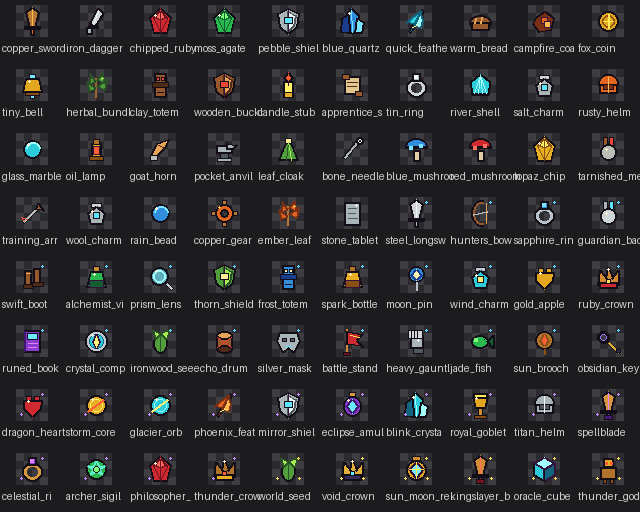
#> input picture dev_tools/collectible_expansion_audit.png, 640 x 512 px
$ python connected_background_remover.py collectible_expansion_audit.png out.png
#> lines starting #> are read from the running program, lines starting #| are printed output that depends on the picture; after the words box and inside, x2 and y2 are one past the last pixel; in counts of white or black regions, pixels touching at a corner belong together
#> in remove_connected_background, array is the input picture: shape (512, 640, 4); mean R, G, B, A 43, 42.6, 43.7, 255
#!/usr/bin/env python3
"""Remove sampled-color backgrounds by radius-expanded connected masking.

This is intended for generated pixel art sheets where the background is a
nearly flat color, but small antialiasing gaps can leave color islands that are
not reachable by ordinary 4/8-neighbor flood fill.

Usage:
  python connected_background_remover.py INPUT OUTPUT
  python connected_background_remover.py INPUT OUTPUT --sample 0,0 --radius 10
  python connected_background_remover.py INPUT OUTPUT --rgb-tolerance 88 --hue-tolerance 0.04
"""

from __future__ import annotations

import argparse
import colorsys
import sys
from dataclasses import dataclass
from pathlib import Path

import numpy as np
from PIL import Image
from scipy import ndimage


@dataclass(frozen=True)
class ConnectedBackgroundOptions:
	sample: tuple[int, int] = (0, 0)
	rgb_tolerance: int = 88
	hue_tolerance: float = 0.04
	expansion_radius: int = 10
	use_hue: bool = True
	min_hue_saturation: float = 0.45
	min_hue_value: float = 0.10
	green_ratio_limit: float = 0.62
	harden_alpha: bool = True


def _rgb_to_hsv_arrays(rgb_float: np.ndarray) -> tuple[np.ndarray, np.ndarray, np.ndarray]:
	red = rgb_float[:, :, 0]
	green = rgb_float[:, :, 1]
	blue = rgb_float[:, :, 2]
	max_channel = np.maximum(np.maximum(red, green), blue)
	min_channel = np.minimum(np.minimum(red, green), blue)
	delta = max_channel - min_channel
	hue = np.zeros_like(max_channel)

	non_gray = delta > 0.0001
	red_is_max = non_gray & (red >= green) & (red >= blue)
	green_is_max = non_gray & (green > red) & (green >= blue)
	blue_is_max = non_gray & (blue > red) & (blue > green)
	hue[red_is_max] = ((green[red_is_max] - blue[red_is_max]) / delta[red_is_max]) % 6.0
	hue[green_is_max] = ((blue[green_is_max] - red[green_is_max]) / delta[green_is_max]) + 2.0
	hue[blue_is_max] = ((red[blue_is_max] - green[blue_is_max]) / delta[blue_is_max]) + 4.0
	hue /= 6.0

	saturation = np.zeros_like(max_channel)
	visible = max_channel > 0.0001
	saturation[visible] = delta[visible] / max_channel[visible]
	return hue, saturation, max_channel


def build_sample_background_mask(
	array: np.ndarray,
	options: ConnectedBackgroundOptions,
) -> np.ndarray:
	height, width = array.shape[:2]
#> height = 512; width = 640
	sample_x = max(0, min(options.sample[0], width - 1))
#> sample_x = 0
	sample_y = max(0, min(options.sample[1], height - 1))
#> sample_y = 0
	key = tuple(int(value) for value in array[sample_y, sample_x, :3])
#> key = (28, 28, 30)
	key_hue, key_saturation, _key_value = colorsys.rgb_to_hsv(
		key[0] / 255.0,
		key[1] / 255.0,
		key[2] / 255.0,
	)
#> key_hue = 0.667; key_saturation = 0.0667

	rgb = array[:, :, :3].astype(np.int16)
	key_array = np.array(key, dtype=np.int16)
#> key_array = [28, 28, 30]
	box_mask = np.all(np.abs(rgb - key_array) <= options.rgb_tolerance, axis=2)
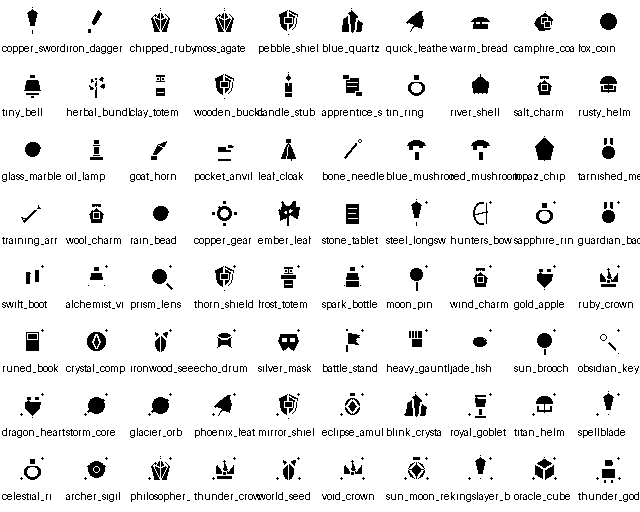
#> box_mask: shape (512, 640) bool; 92.6% white; 1060 black regions (786 under 20 px), largest, box (x1, y1, x2, y2) and area: (535, 138, 554, 161) 299, (278, 201, 300, 226) 264, (87, 397, 105, 414) 234
	if not options.use_hue or key_saturation < options.min_hue_saturation:
		return box_mask

	rgb_float = array[:, :, :3].astype(np.float32) / 255.0
	hue, saturation, value = _rgb_to_hsv_arrays(rgb_float)
	hue_distance = np.minimum(np.abs(hue - key_hue), 1.0 - np.abs(hue - key_hue))
	red = rgb_float[:, :, 0]
	green = rgb_float[:, :, 1]
	blue = rgb_float[:, :, 2]
	hue_mask = (
		(saturation >= options.min_hue_saturation)
		& (value >= options.min_hue_value)
		& (hue_distance <= options.hue_tolerance)
		& (green <= np.maximum(red, blue) * options.green_ratio_limit)
	)
	return box_mask | hue_mask


def expand_connected_mask(candidate_mask: np.ndarray, expansion_radius: int) -> np.ndarray:
#> called with expansion_radius = 10
	seeds = np.zeros(candidate_mask.shape, dtype=bool)
	seeds[0, :] = candidate_mask[0, :]
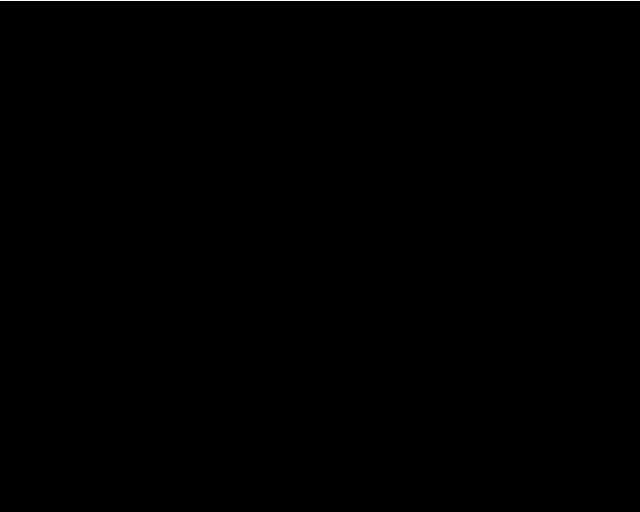
#> seeds: shape (512, 640) bool; 0.2% white in thin lines or dots, all inside (x1, y1, x2, y2) = (0, 0, 640, 1)
	seeds[-1, :] = candidate_mask[-1, :]
	seeds[:, 0] = candidate_mask[:, 0]
	seeds[:, -1] = candidate_mask[:, -1]
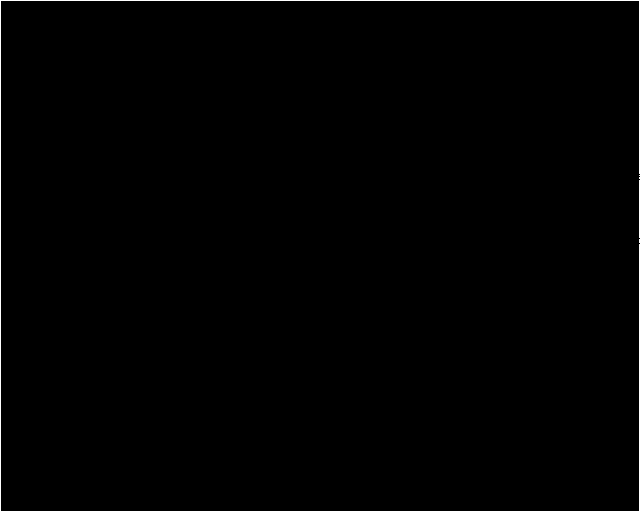
#> seeds: shape (512, 640) bool; 0.7% white in thin lines or dots

	structure_size = max(0, expansion_radius) * 2 + 1
	return ndimage.binary_dilation(
		seeds,
		structure=np.ones((structure_size, structure_size), dtype=bool),
		mask=candidate_mask,
		iterations=-1,
	)


def remove_connected_background(
	image: Image.Image,
	options: ConnectedBackgroundOptions | None = None,
) -> Image.Image:
	options = options if options is not None else ConnectedBackgroundOptions()
	array = np.array(image.convert("RGBA"), dtype=np.uint8)
	candidate_mask = build_sample_background_mask(array, options)
	connected_background = expand_connected_mask(candidate_mask, options.expansion_radius)

	array[connected_background] = (0, 0, 0, 0)
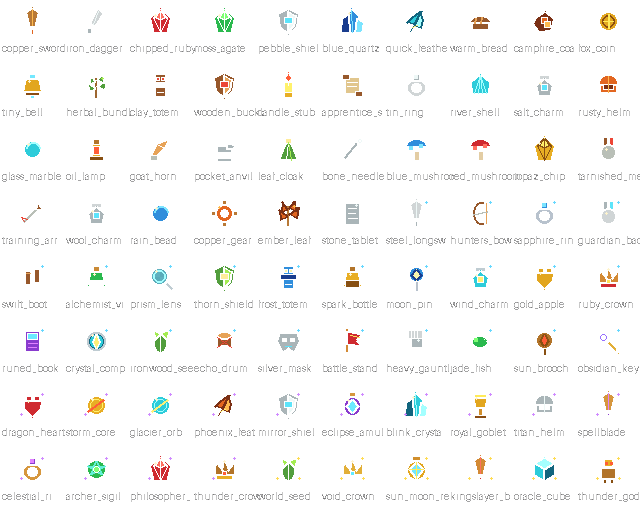
#> array: shape (512, 640, 4); mean R, G, B, A 12.3, 12.1, 10.9, 18.8; transparent parts drawn white
	if options.harden_alpha:
		visible_pixels = (~connected_background) & (array[:, :, 3] > 0)
		array[:, :, 3][visible_pixels] = 255
	return Image.fromarray(array)


def _parse_sample(value: str) -> tuple[int, int]:
	parts = value.split(",")
	if len(parts) != 2:
		raise argparse.ArgumentTypeError("sample must be formatted as x,y")
	try:
		return int(parts[0]), int(parts[1])
	except ValueError as exc:
		raise argparse.ArgumentTypeError("sample coordinates must be integers") from exc


def main() -> None:
	parser = argparse.ArgumentParser(
		description="Remove border-connected sampled-color backgrounds from generated sprites",
	)
	parser.add_argument("input_path", help="Input image path")
	parser.add_argument("output_path", help="Output PNG path")
	parser.add_argument("--sample", type=_parse_sample, default=(0, 0), help="Background sample pixel as x,y")
	parser.add_argument("--rgb-tolerance", type=int, default=88, help="RGB box tolerance around the sampled color")
	parser.add_argument("--hue-tolerance", type=float, default=0.04, help="Hue distance tolerance for saturated backgrounds")
	parser.add_argument("--radius", type=int, default=10, help="Square expansion radius for connected background growth")
	parser.add_argument("--disable-hue", action="store_true", help="Only use RGB tolerance, not hue-based background matching")
	parser.add_argument("--preserve-alpha", action="store_true", help="Do not harden remaining visible pixels to alpha 255")
	args = parser.parse_args()

	input_path = Path(args.input_path)
	if not input_path.is_file():
		print(f"Error: file does not exist - {input_path}", file=sys.stderr)
		raise SystemExit(1)

	output_path = Path(args.output_path)
	output_path.parent.mkdir(parents=True, exist_ok=True)
	options = ConnectedBackgroundOptions(
		sample=args.sample,
		rgb_tolerance=max(0, min(args.rgb_tolerance, 255)),
		hue_tolerance=max(0.0, min(args.hue_tolerance, 0.5)),
		expansion_radius=max(0, args.radius),
		use_hue=not args.disable_hue,
		harden_alpha=not args.preserve_alpha,
	)
	result = remove_connected_background(Image.open(input_path), options)
	result.save(output_path)

	alpha = result.getchannel("A")
	histogram = alpha.histogram()
#> histogram = 256 values, max 303527 at index 0, min 0 at index 1, mean 1280
	print(f"Input:              {input_path}")
	print(f"Output:             {output_path}")
	print(f"Output size:        {result.width}x{result.height}")
#| Output size:        640x512
	print(f"Foreground bbox:    {alpha.getbbox()}")
#| Foreground bbox:    (2, 7, 640, 502)
	print(f"Transparent pixels: {histogram[0]}")
#| Transparent pixels: 303527
	print(f"Opaque pixels:      {histogram[255]}")
#| Opaque pixels:      24153


if __name__ == "__main__":
	main()
